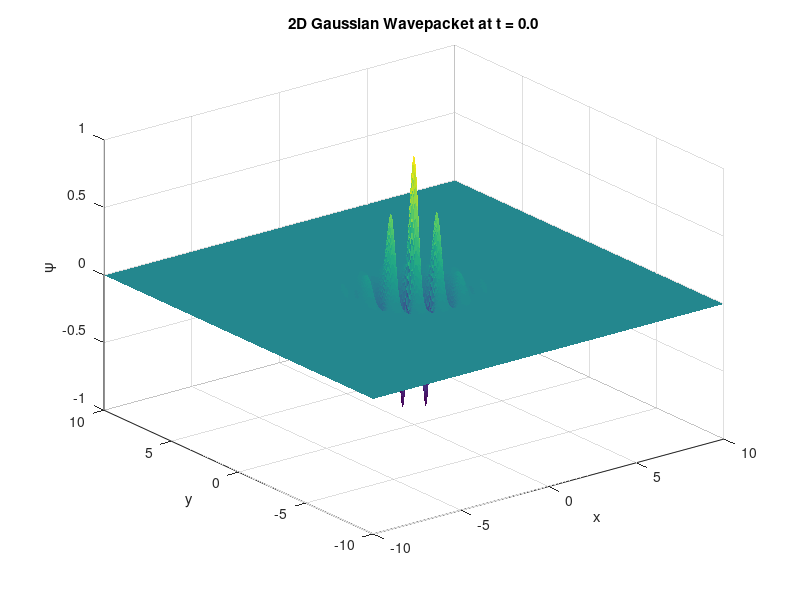

Here is the MATLAB script that generated this plot: (Note: this script raises an error after producing the figure.)
% wavepacket_2d_animator.m
% 2D Gaussian wavepacket animation

clear; clc; close all;

% Parameters
x = linspace(-10, 10, 200);
y = linspace(-10, 10, 200);
[X, Y] = meshgrid(x, y);

kx = 5; ky = 3;    % Initial momenta
sigma = 1;        % Width
tMax = 20; dt = 0.2;
frames = [];

outputFolder = 'output';
gifName = 'wavepacket_2d.gif';
gifOn = true;
if gifOn && ~exist(outputFolder, 'dir')
    mkdir(outputFolder);
end

figure('Color','w');
for t = 0:dt:tMax
    X0 = kx * t / 2;
    Y0 = ky * t / 2;

    envelope = exp(-((X - X0).^2 + (Y - Y0).^2) / (2 * sigma^2));
    phase = cos(kx * X - ky * Y - (kx^2 + ky^2) * t / 2);
    psi = envelope .* phase;

    surf(X, Y, psi, 'EdgeColor', 'none');
    axis([-10 10 -10 10 -1 1]);
    xlabel('x'); ylabel('y'); zlabel('\psi');
    title(sprintf('2D Gaussian Wavepacket at t = %.1f', t));
    view(3); drawnow;

    if gifOn
        frame = getframe(gcf);
        img = frame2im(frame);
        [imind, cm] = rgb2ind(img, 256);
        if t == 0
            imwrite(imind, cm, fullfile(outputFolder, gifName), 'gif', 'Loopcount', inf, 'DelayTime', dt);
        else
            imwrite(imind, cm, fullfile(outputFolder, gifName), 'gif', 'WriteMode', 'append', 'DelayTime', dt);
        end
    end
end
